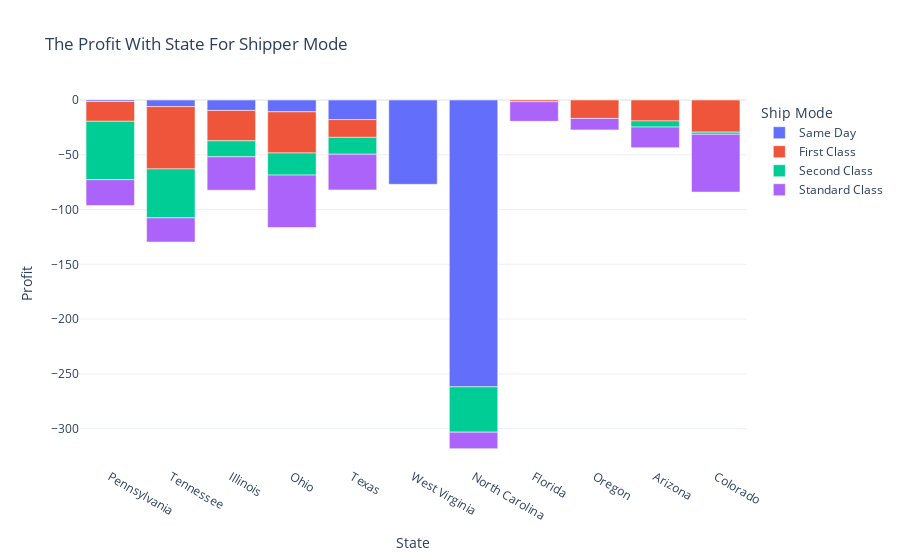

Source (notebook cell):
### Markdown cell above
**Standard class is most profitable in classes**

### Code cell
# par plot between state name at x-axis and profit in y-axis
px.bar(pro_shipMode[pro_shipMode['Profit']<0], x='State',y='Profit',color='Ship Mode',title = 'The Profit With State For Shipper Mode')

## the standard class the highest in any state

### Figure 1 — Plotly figure (JSON) as saved in the notebook; plotly's stock layout.template omitted (floating-point values rounded to 4 significant figures)
{"data": [{"alignmentgroup": "True", "hovertemplate": "Ship Mode=Same Day<br>State=%{x}<br>Profit=%{y}<extra></extra>", "legendgroup": "Same Day", "marker": {"color": "#636efa", "pattern": {"shape": ""}}, "name": "Same Day", "offsetgroup": "Same Day", "orientation": "v", "showlegend": true, "textposition": "auto", "type": "bar", "x": ["Pennsylvania", "Tennessee", "Illinois", "Ohio", "Texas", "West Virginia", "North Carolina"], "xaxis": "x", "y": [-1.399, -6.015, -9.538, -10.77, -17.91, -76.95, -261.9], "yaxis": "y"}, {"alignmentgroup": "True", "hovertemplate": "Ship Mode=First Class<br>State=%{x}<br>Profit=%{y}<extra></extra>", "legendgroup": "First Class", "marker": {"color": "#EF553B", "pattern": {"shape": ""}}, "name": "First Class", "offsetgroup": "First Class", "orientation": "v", "showlegend": true, "textposition": "auto", "type": "bar", "x": ["Florida", "Texas", "Oregon", "Pennsylvania", "Arizona", "Illinois", "Colorado", "Ohio", "Tennessee"], "xaxis": "x", "y": [-1.552, -16.19, -16.84, -18.05, -19.11, -27.74, -29.34, -37.58, -56.9], "yaxis": "y"}, {"alignmentgroup": "True", "hovertemplate": "Ship Mode=Second Class<br>State=%{x}<br>Profit=%{y}<extra></extra>", "legendgroup": "Second Class", "marker": {"color": "#00cc96", "pattern": {"shape": ""}}, "name": "Second Class", "offsetgroup": "Second Class", "orientation": "v", "showlegend": true, "textposition": "auto", "type": "bar", "x": ["Colorado", "Arizona", "Illinois", "Texas", "Ohio", "North Carolina", "Tennessee", "Pennsylvania"], "xaxis": "x", "y": [-1.981, -5.613, -14.61, -15.42, -20.22, -41.36, -44.68, -53.35], "yaxis": "y"}, {"alignmentgroup": "True", "hovertemplate": "Ship Mode=Standard Class<br>State=%{x}<br>Profit=%{y}<extra></extra>", "legendgroup": "Standard Class", "marker": {"color": "#ab63fa", "pattern": {"shape": ""}}, "name": "Standard Class", "offsetgroup": "Standard Class", "orientation": "v", "showlegend": true, "textposition": "auto", "type": "bar", "x": ["Oregon", "North Carolina", "Florida", "Arizona", "Tennessee", "Pennsylvania", "Illinois", "Texas", "Ohio", "Colorado"], "xaxis": "x", "y": [-10.44, -15.06, -17.89, -18.82, -22.1, -23.49, -30.45, -32.55, -47.9, -52.74], "yaxis": "y"}], "layout": {"barmode": "relative", "legend": {"title": {"text": "Ship Mode"}, "tracegroupgap": 0}, "title": {"text": "The Profit With State For Shipper Mode"}, "xaxis": {"anchor": "y", "domain": [0, 1], "title": {"text": "State"}}, "yaxis": {"anchor": "x", "domain": [0, 1], "title": {"text": "Profit"}}}}
